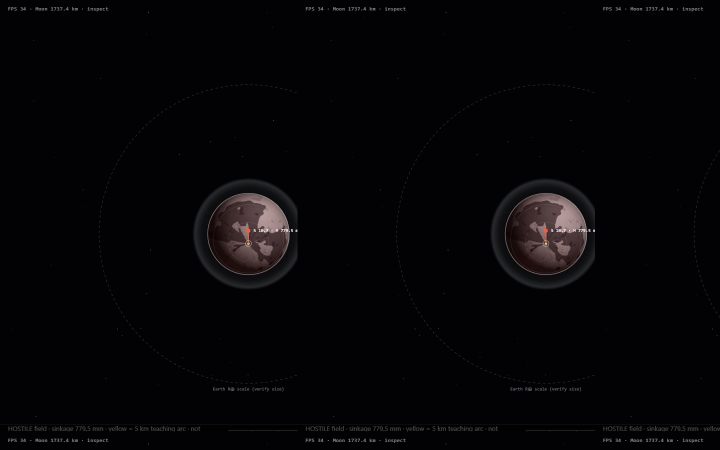
#> input picture docs/assets/desk-mission.png, 1440 x 900 px, given in place of ha-world.png, which was not available (shown at 1/2 size)
$ python compose_readme_heroes_v1.py
#> lines starting #> are read from the running program, lines starting #| are printed output that depends on the picture; pictures that were not available may be replaced by others from this repository, and a replacement may not be noted
"""Compose 16:9 laptop-chrome heroes from portrait browser captures (contain, never stretch)."""
from __future__ import annotations

from pathlib import Path

from PIL import Image, ImageDraw, ImageFont

CAND = Path(__file__).resolve().parents[1] / "docs" / "assets" / "_candidates"
OUT = Path(__file__).resolve().parents[1] / "docs" / "assets"

FRAME_W, FRAME_H = 1600, 1000
PAD = 48
TITLE_H = 40
RADIUS = 18


def make_frame(src: Path, title: str, dest: Path) -> None:
    shot = Image.open(src).convert("RGBA")
    canvas = Image.new("RGBA", (FRAME_W, FRAME_H), (12, 12, 14, 255))
    draw = ImageDraw.Draw(canvas)
    win = (PAD, PAD, FRAME_W - PAD, FRAME_H - PAD)
    draw.rounded_rectangle(win, radius=RADIUS, fill=(22, 22, 26, 255), outline=(55, 55, 62, 255), width=2)
    draw.rounded_rectangle((PAD, PAD, FRAME_W - PAD, PAD + TITLE_H), radius=RADIUS, fill=(32, 32, 38, 255))
    draw.rectangle((PAD, PAD + TITLE_H - 12, FRAME_W - PAD, PAD + TITLE_H), fill=(32, 32, 38, 255))
    for i, col in enumerate([(255, 95, 87), (255, 189, 46), (40, 200, 64)]):
        x = PAD + 18 + i * 18
        draw.ellipse((x, PAD + 13, x + 12, PAD + 25), fill=col)
    try:
        font = ImageFont.truetype("C:/Windows/Fonts/segoeui.ttf", 16)
    except Exception:
        font = ImageFont.load_default()
    draw.text((PAD + 80, PAD + 10), title, fill=(200, 200, 210, 255), font=font)
    content = (PAD + 10, PAD + TITLE_H + 8, FRAME_W - PAD - 10, FRAME_H - PAD - 10)
    cw, ch = content[2] - content[0], content[3] - content[1]
    draw.rectangle(content, fill=(0, 0, 0, 255))
    scale = min(cw / shot.width, ch / shot.height)
#> scale = 0.94
    nw, nh = max(1, int(shot.width * scale)), max(1, int(shot.height * scale))
#> nw = 1353; nh = 846
    shot2 = shot.resize((nw, nh), Image.Resampling.LANCZOS)
    x = content[0] + (cw - nw) // 2
#> x = 123
    y = content[1] + (ch - nh) // 2
#> y = 96
    canvas.alpha_composite(shot2, (x, y))
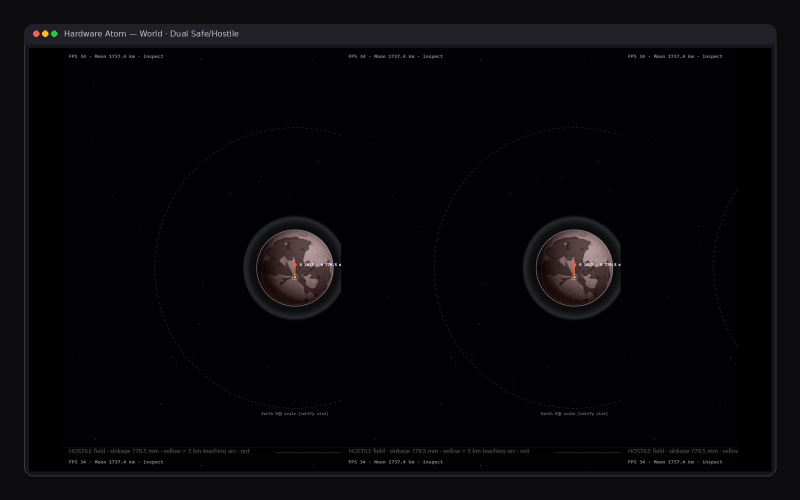
#> canvas: PIL image 1600x1000 RGBA (shown at 1/2 size); mean R, G, B, A 8, 7.5, 9.5, 255
    rgb = canvas.convert("RGB")
    rgb.save(dest, "PNG", optimize=True)
    print(f"wrote {dest.name} {rgb.size} {dest.stat().st_size}")
#| wrote hero-world.png (1600, 1000) 283537


def main() -> None:
    make_frame(CAND / "ha-world.png", "Hardware Atom — World · Dual Safe/Hostile", OUT / "hero-world.png")
    make_frame(CAND / "ha-desk-mission.png", "Hardware Atom — Mission · Dual sinkage", OUT / "hero-mission.png")
#> call 2 of make_frame, with title = 'Hardware Atom — Mission · Dual sinkage'
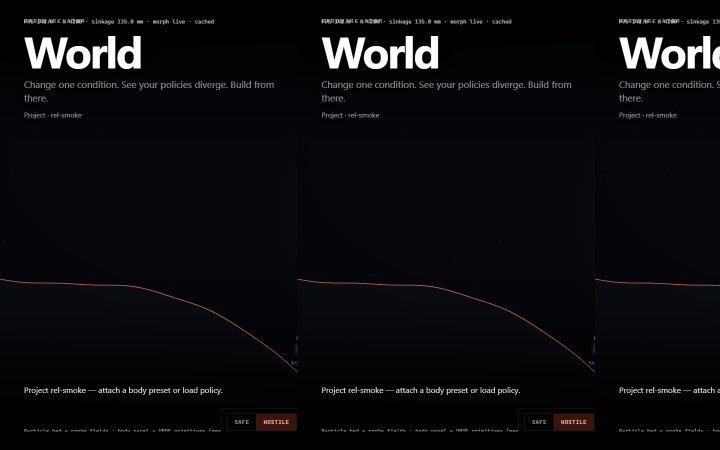
#> input picture docs/assets/desk-world.png, 1440 x 900 px, given in place of ha-desk-mission.png, which was not available (shown at 1/2 size)
#> in make_frame (call 2), `canvas.alpha_composite(shot2, (x, y))`:
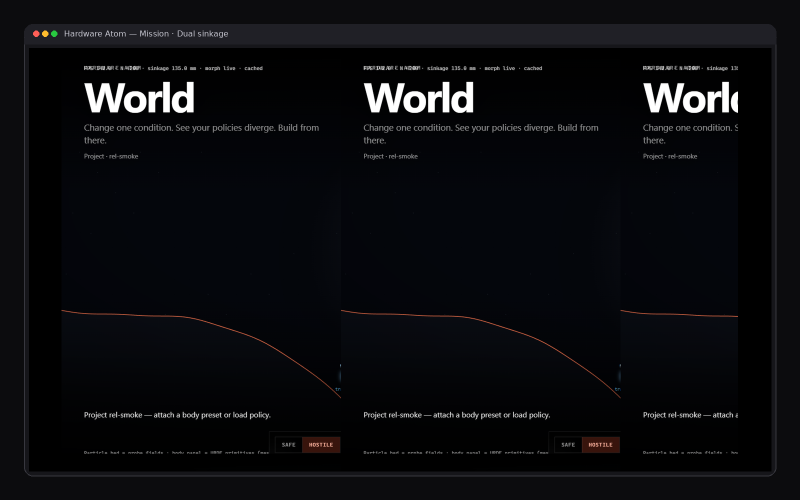
#> canvas: PIL image 1600x1000 RGBA (shown at 1/2 size); mean R, G, B, A 11.1, 11.6, 14.5, 255
#| wrote hero-mission.png (1600, 1000) 280698
    make_frame(CAND / "hexapod.png", "Hardware Atom — Body / World viewer", OUT / "hero-body.png")
#| wrote hero-body.png (1600, 1000) 355305


if __name__ == "__main__":
    main()
